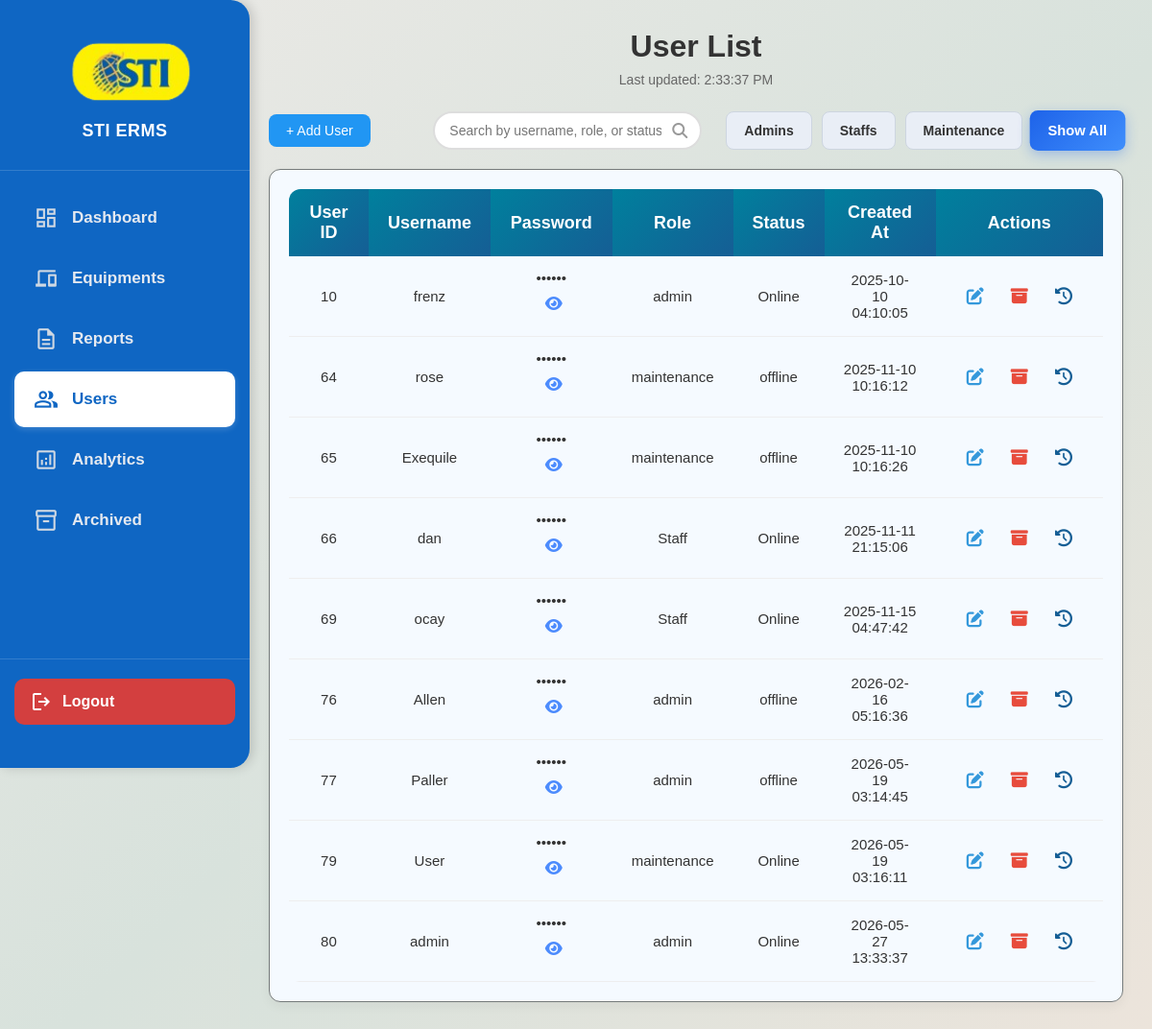
Screenshot of /admin_side/Users/users.php (signed in) with the database file from the repository.
### tables this page shows
CREATE TABLE `users` (
  `user_id` int(11) NOT NULL,
  `username` varchar(50) NOT NULL,
  `password` varchar(255) NOT NULL,
  `role` enum('admin','maintenance','Staff') NOT NULL,
  `status` varchar(50) DEFAULT 'active',
  `created_at` timestamp NOT NULL DEFAULT current_timestamp()
);

### admin_side/Users/users.php (the view, shortened to what this page needs)
<?php
include("../sidebar.php");
include("../pass-down-method.php");
$roleFilter = isset($_GET['role']) ? $_GET['role'] : null;
try {
  if ($roleFilter && $roleFilter !== 'all') {
  $stmt = $conn->prepare("SELECT * FROM users WHERE role = ? AND status != 'archived'");
  $stmt->bind_param("s", $roleFilter);
  $stmt->execute();
  $result = $stmt->get_result();
} else {
  $result = mysqli_query($conn, "SELECT * FROM users WHERE status != 'archived'");
}
  $rows = mysqli_fetch_all($result, MYSQLI_ASSOC);
} catch (mysqli_sql_exception $e) {
  exit;
}
?>
<!DOCTYPE html>
<html lang="en">
<head>
  <link rel="stylesheet" href="https://cdnjs.cloudflare.com/ajax/libs/font-awesome/6.5.0/css/all.min.css">
  <link rel="stylesheet" href="users.css">
</head>
<body>
  <div class="main-content">
    <h1>User List</h1>
    <div id="last-updated">Last updated: <span id="update-time"></span></div>
    <div class="button-row">
      <button class="btn btn-update" id="openAddUserBtn">+ Add User</button>
      <div class="right-buttons">
        <div class="search-container" style="display: inline-block; margin-right: 15px;">
          <input type="text"
                 id="searchInput"
                 class="search-box"
                 placeholder="Search by username, role, or status...">
        </div>
        <button class="btn filter-btn" data-role="admin">Admins</button>
        <button class="btn filter-btn" data-role="staff">Staffs</button>
        <button class="btn filter-btn" data-role="maintenance">Maintenance</button>
        <button class="btn filter-btn btn-active" data-role="all">Show All</button>
      </div>
    </div>
    <div class="table-container" id="report-table">
      <?php if (!empty($rows)): ?>
        <table id="userTable">
          <thead>
            <tr>
              <th>User ID</th>
              <th>Username</th>
              <th>Password</th>
              <th>Role</th>
              <th>Status</th>
              <th>Created At</th>
              <th>Actions</th>
            </tr>
          </thead>
          <tbody>
            <?php foreach ($rows as $row): ?>
              <tr>
                <td><?= htmlspecialchars($row["user_id"]) ?></td>
                <td><?= htmlspecialchars($row["username"]) ?></td>
                <td>
                  <span class="pwd" data-pwd="<?= htmlspecialchars($row["password"]) ?>">••••••</span>
                  <button class="eye-btn" style="border:none;background:none;cursor:pointer;font-size:16px;color:#4c8bfd;">
                    <i class="fa-solid fa-eye"></i>
                  </button>
                </td>
                <td><?= htmlspecialchars($row["role"]) ?></td>
                <td><?= htmlspecialchars($row["status"]) ?></td>
                <td><?= htmlspecialchars($row["created_at"]) ?></td>
                <td class="actions-cell">
                  <a href="update_user.php?id=<?= urlencode($row["user_id"]) ?>" style="text-decoration: none;">
                    <button class="action-btn btn-update-icon btn-update">
                      <i class="fa-solid fa-pen-to-square"></i>
                    </button>
                  </a>
                  <a href="archive_user.php?id=<?= urlencode($row["user_id"]) ?>"
                     onclick="return confirm('Are you sure you want to delete this user?');"
                     style="text-decoration: none;">
                    <button class="action-btn btn-archive-icon">
                      <i class="fa-solid fa-box-archive"></i>
                    </button>
                  </a>
                  <a href="user_history.php?id=<?= urlencode($row["user_id"]) ?>" style="text-decoration: none;">
                    <button class="action-btn btn-history-icon">
                      <i class="fa-solid fa-clock-rotate-left"></i>
                    </button>
                  </a>
                </td>
              </tr>
            <?php endforeach; ?>
          </tbody>
        </table>
      <?php else: ?>
        <p style="text-align:center; color:blue;">No user data found.</p>
      <?php endif; ?>
    </div>
  </div>
</body>
</html>

### admin_side/sidebar.css (style rules this page uses)
* { margin: 0; padding: 0; box-sizing: border-box; }
button { padding: 10px 20px; background: #09599f; color: white; border: none; border-radius: 8px; cursor: pointer; font-weight: bold; transition: background 0.3s ease, transform 0.2s ease; }

### admin_side/Users/users.css (style rules this page uses)
body { font-family: "Poppins", Arial, sans-serif; background: linear-gradient(135deg, #e8e8e4, #d8e2dc, #ece4db); margin: 0; padding: 0; display: flex; }
.main-content { flex-grow: 1; margin-left: 250px; padding: 30px; min-height: 100vh; background: linear-gradient(135deg, #e8e8e4, #d8e2dc, #ece4db); transition: all 0.3s ease; overflow-y: auto; }
h1 { text-align: center; color: #333; margin-bottom: 8px; font-weight: 600; }
#last-updated { text-align: center; color: #666; font-size: 14px; margin-bottom: 25px; }
.table-container { width: 100%; overflow-x: auto; box-shadow: 0 4px 12px rgba(0, 0, 0, 0.05); border: 1px solid rgb(117, 122, 122); border-radius: 12px; background: #F5FAFF; padding: 20px; }
table { width: 100%; border-collapse: collapse; border-radius: 12px; overflow: hidden; }
th { background: linear-gradient(135deg, #00809D, #155E95); color: #fff; text-align: center; padding: 14px 20px; font-weight: 600; font-size: 18px; }
td { text-align: center; padding: 14px 20px; font-size: 15px; color: #333; border-bottom: 1px solid #eee; }
tr:nth-child(even) td { background: #F5FAFF; }
.btn { border: none; padding: 9px 18px; border-radius: 8px; cursor: pointer; color: #fff; font-size: 14px; font-weight: 500; transition: all 0.25s ease; }
.btn-update { background: #2196F3; }
.filter-btn { background: #e9eef6; color: #333; border: 1px solid #cdd5e0; border-radius: 8px; font-weight: 600; transition: all 0.25s ease; }
.btn-active { background: linear-gradient(135deg, #1e63e9, #3f8efc); color: #fff !important; border: none; box-shadow: 0 4px 12px rgba(30, 99, 233, 0.3); transform: scale(1.05); }
.button-row { display: flex; justify-content: space-between; align-items: center; margin-bottom: 20px; flex-wrap: wrap; gap: 10px; }
.right-buttons { display: flex; gap: 10px; flex-wrap: wrap; }
.eye-btn { margin-left: 5px; color: #4c8bfd; transition: 0.2s; }

### admin_side/Users/users.php (style rules this page uses)
.action-btn { background: none; border: none; cursor: pointer; padding: 8px; margin: 0 4px; border-radius: 6px; transition: all 0.3s ease; position: relative; display: inline-flex; align-items: center; justify-content: center; }
.action-btn i { font-size: 18px; }
.btn-update-icon { color: #3498db; }
.btn-archive-icon { color: #e74c3c; }
.btn-history-icon { color: #155E95; }
.actions-cell { white-space: nowrap; }
.search-container { position: relative; margin-bottom: 0; vertical-align: middle; }
.search-box { width: 280px; padding: 10px 40px 10px 15px; font-size: 14px; border: 2px solid #ddd; border-radius: 25px; outline: none; transition: all 0.3s ease; }

### rows the page displays
users: user_id "10", username "frenz", role "admin", status "Online", created_at "2025-10-10 04:10:05"
users: user_id "64", username "rose", role "maintenance", status "offline", created_at "2025-11-10 10:16:12"
users: user_id "65", username "Exequile", role "maintenance", status "offline", created_at "2025-11-10 10:16:26"
users: user_id "66", username "dan", role "Staff", status "Online", created_at "2025-11-11 21:15:06"
users: user_id "69", username "ocay", role "Staff", status "Online", created_at "2025-11-15 04:47:42"
users: user_id "76", username "Allen", role "admin", status "offline", created_at "2026-02-16 05:16:36"
users: user_id "77", username "Paller", role "admin", status "offline", created_at "2026-05-19 03:14:45"
users: user_id "79", username "User", role "maintenance", status "Online", created_at "2026-05-19 03:16:11"
users: user_id "80", username "admin", role "admin", status "Online", created_at "2026-05-27 13:33:37"
